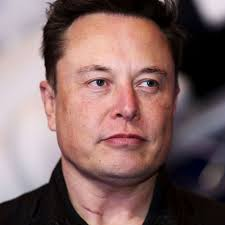
#> input picture P03_Image_Classification_Bot/image_classifivation/model/test_images/images.jpg, 225 x 225 px
$ jupyter execute --allow-errors classifier_model.ipynb   (shell and % lines are left out)
#> lines starting #> are read from the running program, lines starting #| are printed output that depends on the picture
[cell 1]
import numpy as np
import cv2
import matplotlib
from matplotlib import pyplot as plt

[cell 2]
img=cv2.imread("./test_images/images.jpg")
#> img is the input picture: shape (225, 225, 3); mean B, G, R 100.8, 102.1, 129.4
img.shape
#> Out = (225, 225, 3)

[cell 3]
plt.imshow(img)

[cell 4]
gray=cv2.cvtColor(img, cv2.COLOR_BGR2GRAY)
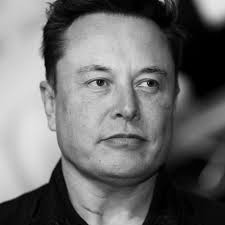
#> gray: shape (225, 225); min 0, max 229, mean 110.1
gray.shape
#> Out = (225, 225)

[cell 5]
plt.imshow(gray,cmap="gray")

[cell 6]
gray

[cell 7]
#face_cascade=cv2.CascadeClassifier("C:\github\Data_Science_Projects\P03_Image_Classification_Bot\image_classifivation\model\opencv\haarcascades\haarcascade_frontalface_default.xml")
#eye_cascade=cv2.CascadeClassifier("C:\github\Data_Science_Projects\P03_Image_Classification_Bot\image_classifivation\model\opencv\haarcascades\haarcascade_eyes.xml")

face_cascade = cv2.CascadeClassifier(cv2.data.haarcascades + 'haarcascade_frontalface_default.xml')
eye_cascade = cv2.CascadeClassifier(cv2.data.haarcascades + 'haarcascade_eye.xml')
faces=face_cascade.detectMultiScale(gray,1.3,5)
#> faces = [[50, 28, 145, 145]]
faces
#> Out = [[50, 28, 145, 145]]

[cell 8]
(x,y,w,h)=faces[0]
#> x = 50; y = 28; w = 145; h = 145
x,y,w,h
#> Out = (50, 28, 145, 145)

[cell 9]
face_img=cv2.rectangle(img,(x,y),(x+w,y+h),(255,0,0),2)
plt.imshow(face_img)

[cell 10]
cv2.destroyAllWindows()
for(x,y,w,h)in faces:
        center = (x + w//2, y + h//2)
        frame = cv2.ellipse(img, center, (w//2, h//2), 0, 0, 360, (255, 0, 255), 4)
        faceROI = gray[y:y+h,x:x+w]
        #-- In each face, detect eyes
        eyes = eye_cascade.detectMultiScale(faceROI)
        for (x2,y2,w2,h2) in eyes:
            eye_center = (x + x2 + w2//2, y + y2 + h2//2)
            radius = int(round((w2 + h2)*0.25))
            frame = cv2.circle(frame, eye_center, radius, (255, 0, 0 ), 2)
#> this loop made 1 pass
#> (x, y, w, h, center, eyes) on pass 1: (50, 28, 145, 145, (122, 100), [[31, 38, 34, 34], [85, 42, 29, 29]])
#> pass 1, `faceROI = gray[y:y+h,x:x+w]`:
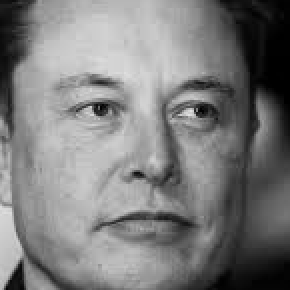
#> faceROI: shape (145, 145) (shown 2 times larger); min 0, max 226, mean 124.4
#> after the loop:
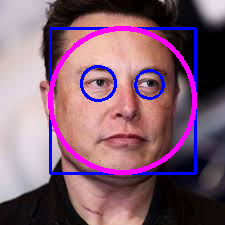
#> img: shape (225, 225, 3); mean B, G, R 114.8, 94.7, 130.5


plt.figure()
plt.imshow(frame, cmap="gray")
plt.show()

[cell 11]
plt.imshow(faceROI,cmap="gray")              #roi means region of interest

[cell 12]
def get_cropped_image_if_2_eyes(image_path):
#> called with image_path = './test_images/images.jpg'
    img=cv2.imread(image_path)
    if img is not None:
        gray=cv2.cvtColor(img,cv2.COLOR_BGR2GRAY)
        faces=face_cascade.detectMultiScale(gray,1.3,5)
#> faces = [[50, 28, 145, 145]]
        for (x,y,w,h) in faces:
            roi_gray=gray[y:y+h,x:x+w]
            roi_color=img[y:y+h,x:x+w]
            eyes=eye_cascade.detectMultiScale(roi_gray)
            if len(eyes) >=2:
                return roi_color
#> this loop made 1 pass
#> (x, y, w, h, eyes) on pass 1: (50, 28, 145, 145, [[31, 38, 34, 34], [85, 42, 29, 29]])
#> pass 1, in get_cropped_image_if_2_eyes, `roi_color=img[y:y+h,x:x+w]`:
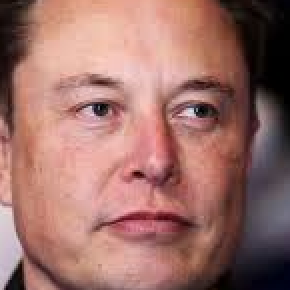
#> roi_color: shape (145, 145, 3) (shown 2 times larger); mean B, G, R 105, 111.6, 156.9

[cell 13]
orginal_image=cv2.imread("./test_images/images.jpg")
plt.imshow(orginal_image)

[cell 14]
croped_image=get_cropped_image_if_2_eyes("./test_images/images.jpg")
plt.imshow(croped_image)

[cell 15]
orginal_image2=cv2.imread("./test_images/image4.jpg")
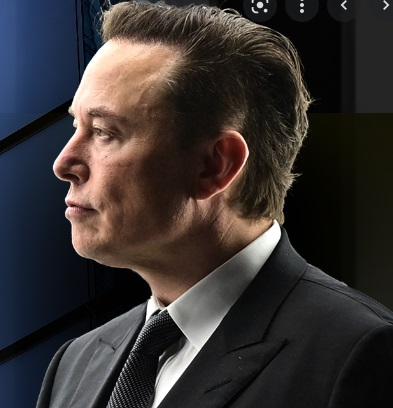
#> input picture P03_Image_Classification_Bot/image_classifivation/model/test_images/image4.jpg, 393 x 408 px
#> orginal_image2 is the input picture: shape (408, 393, 3); mean B, G, R 49.4, 50.3, 55.3
plt.imshow(orginal_image2)

[cell 16]
croped_image1=get_cropped_image_if_2_eyes("./test_images/image4.jpg")
croped_image1

[cell 17]
path_to_data="./dataset/"
path_to_cr_data="./dataset/cropped/"

[cell 18]
import os
img_dirs=[]
for entry in os.scandir(path_to_data):
    if entry.is_dir():
        img_dirs.append(entry.path)

[cell 19]
img_dirs

[cell 20]
import shutil
if os.path.exists(path_to_cr_data):
    shutil.rmtree(path_to_cr_data)
os.mkdir(path_to_cr_data)

[cell 21]
path="./dataset/tom_hanks/"
#> (the rest of this cell did not finish here and is left out)

[cell 22]
cropped_image_dirs=[]
celebrity_file_names_dict={}

for img_dir in img_dirs:
    count= 1
    celebrity_name=img_dir.split("/")[-1]
    print(celebrity_name)

    celebrity_file_names_dict[celebrity_name] = []

    for entry in os.scandir(img_dir):
        roi_color=get_cropped_image_if_2_eyes(entry.path)
#> call 3 of get_cropped_image_if_2_eyes, with image_path = './dataset/Amir_Khan/1_(18).jpg'
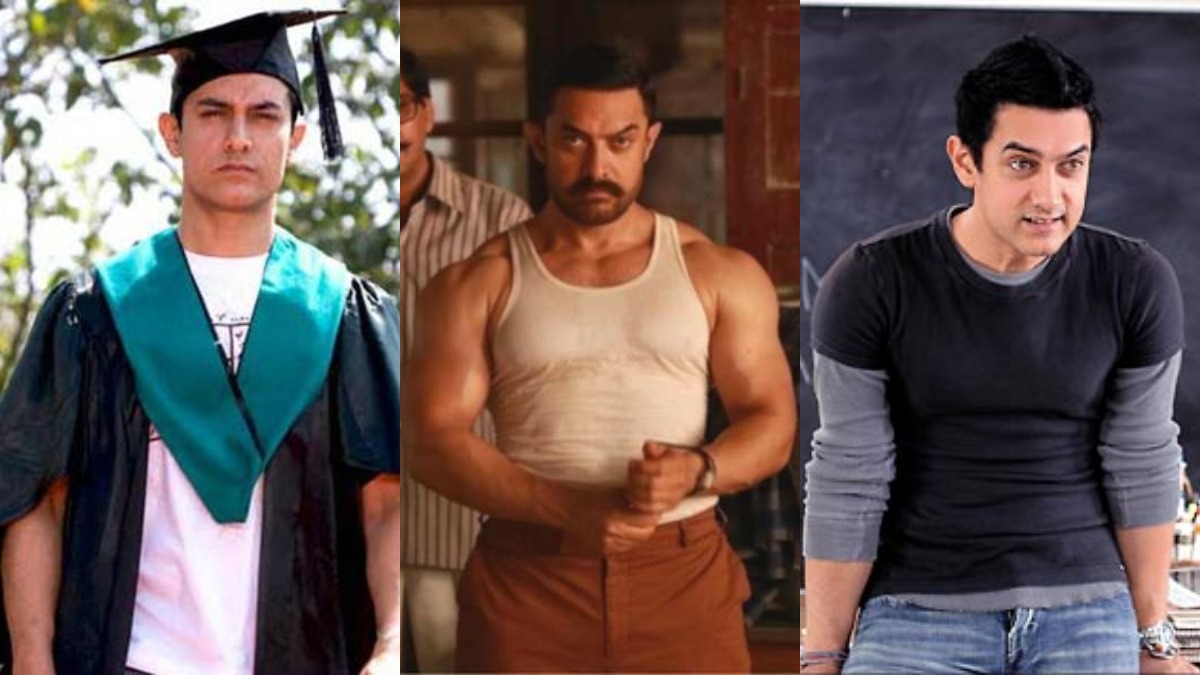
#> input picture P03_Image_Classification_Bot/image_classifivation/model/dataset/Amir_Khan/1_(18).jpg, 1200 x 675 px
#> in get_cropped_image_if_2_eyes, img is the input picture: shape (675, 1200, 3); mean B, G, R 83.2, 86.7, 102.8
#> in get_cropped_image_if_2_eyes (call 3), `gray=cv2.cvtColor(img,cv2.COLOR_BGR2GRAY)`:
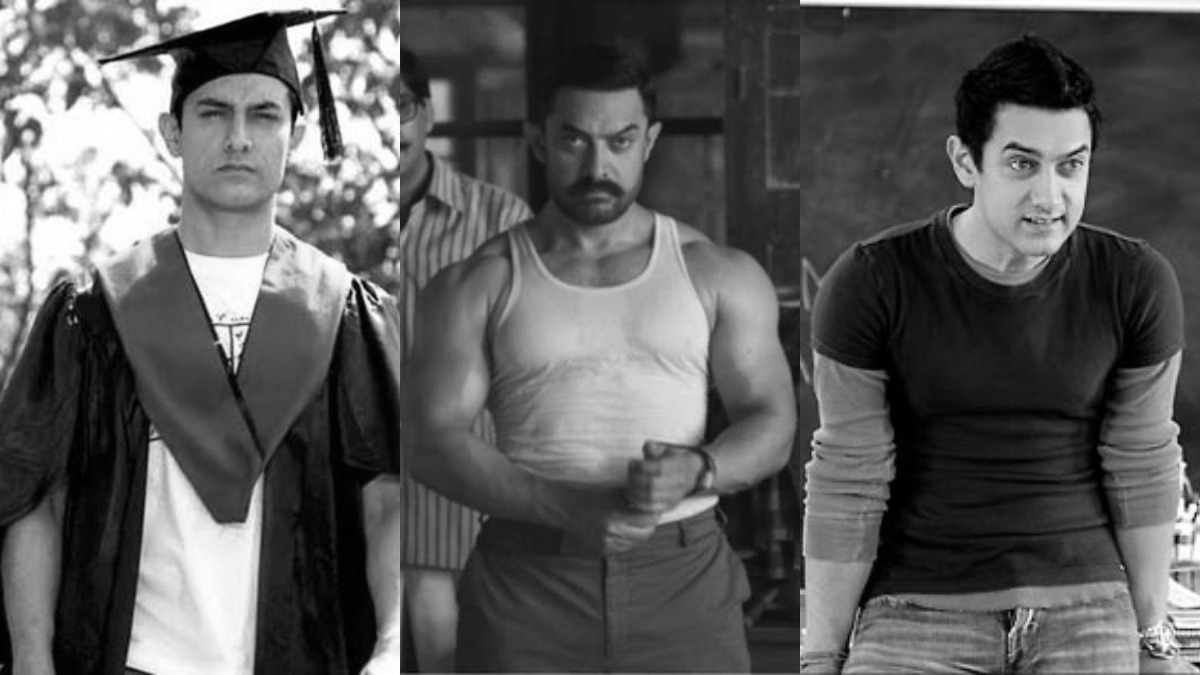
#> gray: shape (675, 1200); min 0, max 255, mean 91.1
#> in get_cropped_image_if_2_eyes (call 3), `faces=face_cascade.detectMultiScale(gray,1.3,5)`: faces = [[172, 66, 130, 130], [535, 91, 127, 127], [975, 112, 139, 139]]
#> the loop in get_cropped_image_if_2_eyes, `for (x,y,w,h) in faces:` made 1 pass
#> (x, y, w, h, eyes) on pass 1: (172, 66, 130, 130, [[22, 29, 36, 36], [74, 35, 32, 32]])
#> pass 1, in get_cropped_image_if_2_eyes (call 3), `roi_gray=gray[y:y+h,x:x+w]`:
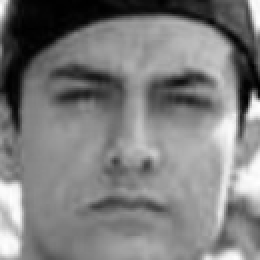
#> roi_gray: shape (130, 130) (shown 2 times larger); min 0, max 255, mean 124.9
#> pass 1, in get_cropped_image_if_2_eyes (call 3), `roi_color=img[y:y+h,x:x+w]`:
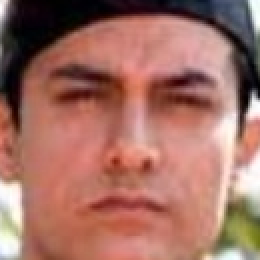
#> roi_color: shape (130, 130, 3) (shown 2 times larger); mean B, G, R 99.3, 110.9, 162.4
        if roi_color is not None:
            cropped_folder=path_to_cr_data + celebrity_name
            if not os.path.exists(cropped_folder):
                os.makedirs(cropped_folder)
                cropped_image_dirs.append(cropped_folder)
                print("generating cropped images in folder: ",cropped_folder)

            cropped_file_name=celebrity_name +str(count) + ".png"
            cropped_file_path=cropped_folder + "/" + cropped_file_name

            cv2.imwrite(cropped_file_path,roi_color)
            celebrity_file_names_dict[celebrity_name].append(cropped_file_path)
            count += 1

[cell 23]
celebrity_file_names_dict={}
for img_dir in cropped_image_dirs:
    celebrity_name=img_dir.split("/")[-1]
    file_list=[]
    for entry in os.scandir(img_dir):
        file_list.append(entry.path)
    celebrity_file_names_dict[celebrity_name] = file_list
celebrity_file_names_dict

[cell 24]
import numpy as np
import pywt
import cv2

def w2d(img, mode="haar",level=1):
#> called with mode = 'db1', level = 5
    imArray=img
    #datatype conversions
    #convert to grayscale
    imArray=cv2.cvtColor(imArray,cv2.COLOR_RGB2GRAY)
    #CONVERT TO FLOT
    imArray=np.float32(imArray)
    imArray/=255;
    #computer coefficients
    coeffs=pywt.wavedec2(imArray, mode,level=level)

    #Process Coefficients
    coeffs_H=list(coeffs)
    coeffs_H[0] *=0;

    #Reconstruction
    imArray_H=pywt.waverec2(coeffs_H,mode);
    imArray_H *= 255;
    imArray_H= np.uint8(imArray_H)
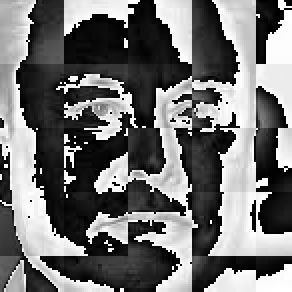
#> imArray_H: shape (146, 146) (shown 2 times larger); min 0, max 255, mean 112.4

    return imArray_H

[cell 25]
im_har=w2d(croped_image,"db1",5)
plt.imshow(im_har,cmap="gray")

[cell 26]
class_dict={}
count=0
for celebrity_name in celebrity_file_names_dict.keys():
    class_dict[celebrity_name]=count
    count=count+1
#> this loop made 0 passes
#> after the loop, class_dict = 0 items; count = 0
class_dict
